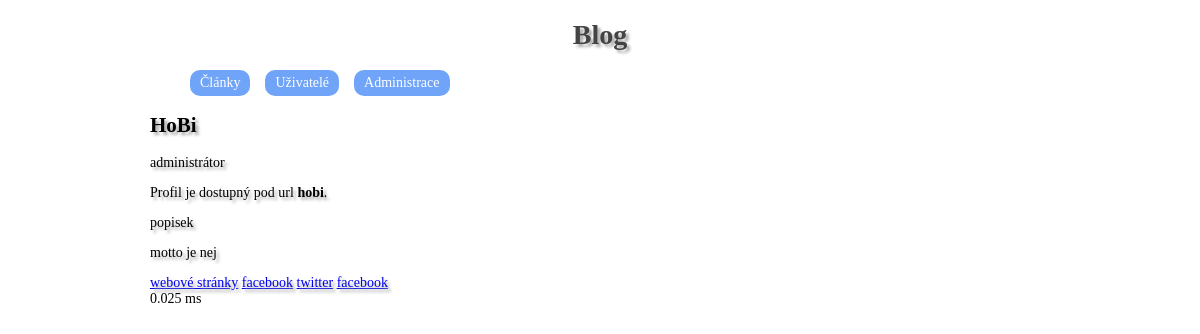
Screenshot of /uzivatel/hobi with the database file from the repository.
### tables this page shows
CREATE TABLE IF NOT EXISTS `users` (
  `users_id` int(11) NOT NULL AUTO_INCREMENT,
  `nickname` varchar(40) NOT NULL,
  `password` char(255) NOT NULL,
  `email` varchar(100) NOT NULL,
  `admin` int(11) NOT NULL DEFAULT '0',
  `url` varchar(40) DEFAULT NULL,
  `description` varchar(500) NOT NULL,
  `motto` varchar(140) NOT NULL,
  `website` varchar(80) NOT NULL,
  `facebook` varchar(80) NOT NULL,
  `twitter` varchar(80) NOT NULL,
  `googleplus` varchar(80) NOT NULL,
  PRIMARY KEY (`users_id`),
  UNIQUE KEY `nickname` (`nickname`),
  UNIQUE KEY `url` (`url`)
);

### controllers/UserController.php (called while the page is built, shortened)
<?php
class UserController extends Controller
{
    public function process($parameters)
    {
        $userManager = new UserManager();
        $user = $userManager->getUserByNick($parameters[1]);
    }
}

### models/Db.php (called while the page is built, shortened)
<?php
class Db
{
    private static $connection;
    private static $settings = array
    (
        PDO::ATTR_ERRMODE => PDO::ERRMODE_EXCEPTION,
        PDO::MYSQL_ATTR_INIT_COMMAND => "SET NAMES utf8",
        PDO::ATTR_EMULATE_PREPARES => false
    );
    public static function logIn($host, $user, $password, $database)
    {
        if (!isset(self::$connection))
        {
            self::$connection = @new PDO
            (
                "mysql:host=$host;dbname=$database",
                $user,
                $password,
                self::$settings
            );
        }
    }
    public static function queryOne($query, $parameters = array())
    {
        $result = self::$connection->prepare($query);
        $result->execute($parameters);
        return $result->fetch();
    }
}

### models/UserManager.php (called while the page is built, shortened)
<?php
class UserManager
{
    public function getUserByNick($nick)
    {
        return Db::queryOne('
            SELECT `users_id`, `nickname`, `admin`, `url`, `description`, `motto`, `website`, `facebook`, `twitter`, `googleplus`
            FROM `users`
            WHERE `nickname` = ?
        ', array($nick));
    }
}

### controllers/RouterController.php (called while the page is built, shortened)
<?php
class RouterController extends Controller
{
    protected $controller;
    function process($parameters)
    {
        $parsedURL = $this->parseURL($parameters[0]);
        $address = Url::getController($parsedURL[0]);
        $controllerClass = $this->dashesToCamelCase($address . 'Controller');
        if (file_exists("controllers/" . $controllerClass . ".php"))
            $this->controller = new $controllerClass;
        else
        {
            $this->redirect(Url::getAlias('error'));
        }
        $this->controller->process($parsedURL);
    }
    private function parseURL($url)
    {
        $parsedURL = parse_url($url)['path'];
        $parsedURL = ltrim($parsedURL, '/');
        $parsedURL = trim($parsedURL);
        $partedPath = explode('/', $parsedURL);
        return $partedPath;
    }
}

### views/user.phtml (the view)
<h2><?= $user['nickname'] ?></h2>
<?php if($user['admin']): ?>
    <p>administrátor</p>
<?php endif ?>
<p>Profil je dostupný pod url <b><?= $user['url'] ?></b>.</p>
<p><?= $user['description'] ?></p>
<p><?= $user['motto'] ?></p>
<a href="<?= $user['website'] ?>">webové stránky</a>
<?php if($user['facebook']): ?>
    <a href="<?= $user['facebook'] ?>">facebook</a>
<?php endif ?>
<?php if($user['twitter']): ?>
    <a href="<?= $user['twitter'] ?>">twitter</a>
<?php endif ?>
<?php if($user['googleplus']): ?>
    <a href="<?= $user['googleplus'] ?>">facebook</a>
<?php endif ?>

### css/style.css (style rules this page uses)
body { font-family: verdana; font-size: 14px; width: 900px; margin: 0 auto; }

### rows the page displays
users: nickname "HoBi", url "hobi", description "popisek", motto "motto je nej"
